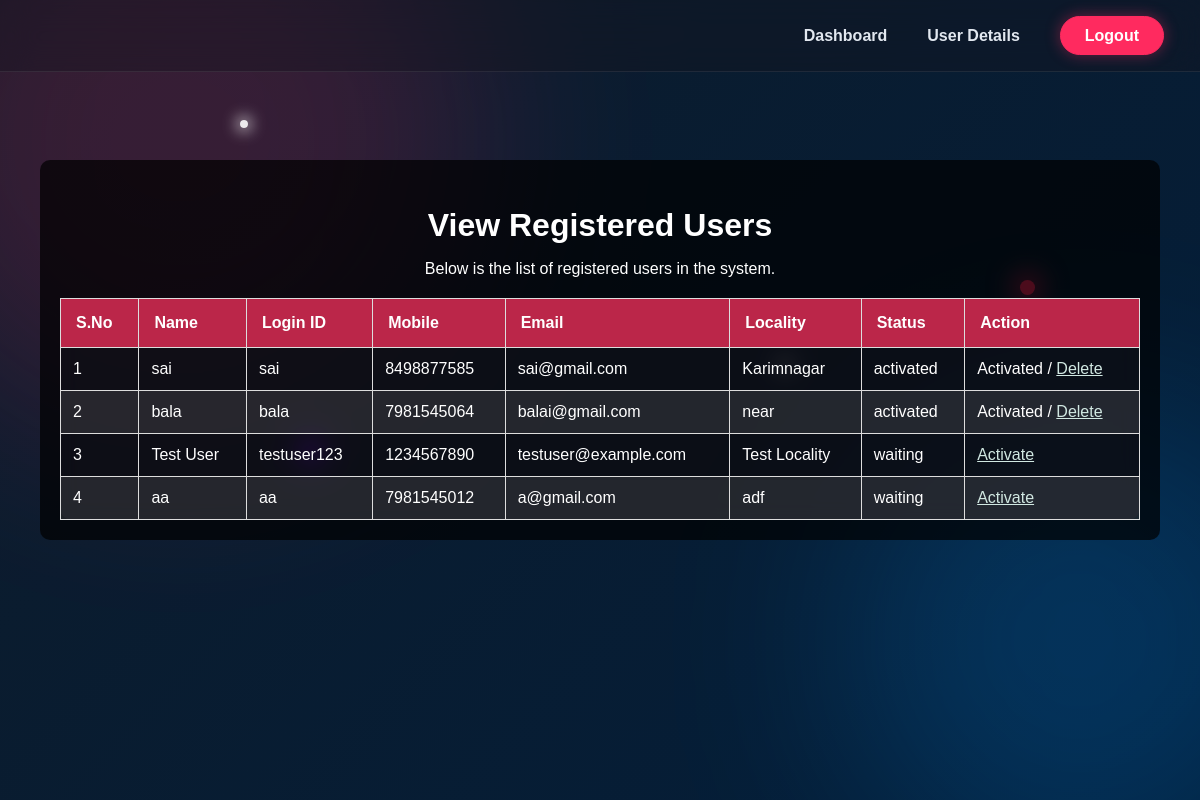
The page /userDetails on the database its author committed.
### users/models.py (models this page shows, shortened)
class UserRegistrationModel(models.Model):
    name = models.CharField(max_length=100)
    loginid = models.CharField(unique=True, max_length=100)
    password = models.CharField(max_length=100)
    mobile = models.CharField(unique=True, max_length=10)  # Adjusted max_length to 10 for mobile numbers
    email = models.EmailField(unique=True, max_length=100)  # Use EmailField for better validation
    locality = models.CharField(max_length=100)
    address = models.TextField(max_length=1000)  # Use TextField for longer addresses
    city = models.CharField(max_length=100)
    state = models.CharField(max_length=100)
    status = models.CharField(max_length=100, default='waiting')
    class Meta:
        db_table = 'user_registrations'

### admins/views.py (the view)
# urls.py: path('userDetails', admins.RegisterUsersView, name='RegisterUsersView'),
def RegisterUsersView(request):
    data = UserRegistrationModel.objects.all()
    return render(request, 'admins/viewregisterusers.html', context={'data': data})

### assets/templates/admins/viewregisterusers.html (shortened to what this page needs)
{% extends 'admins/adminbase.html' %}
{% load static %}
{% block contents %}
<section class="content">
    <div class="container">
        <div class="we-do-details">
            <div class="section-header">
                <h2>View Registered Users</h2>
                <p>Below is the list of registered users in the system.</p>
            </div>
            <table class="table table-bordered">
                <thead>
                    <tr>
                        <th>S.No</th>
                        <th>Name</th>
                        <th>Login ID</th>
                        <th>Mobile</th>
                        <th>Email</th>
                        <th>Locality</th>
                        <th>Status</th>
                        <th>Action</th>
                    </tr>
                </thead>
                <tbody>
                    {% for i in data %}
                    <tr>
                        <td>{{ forloop.counter }}</td>
                        <td>{{ i.name }}</td>
                        <td>{{ i.loginid }}</td>
                        <td>{{ i.mobile }}</td>
                        <td>{{ i.email }}</td>
                        <td>{{ i.locality }}</td>
                        <td>{{ i.status }}</td>
                        <td>
                            {% if i.status == 'waiting' %}
                            <a class="btn-link" href="{% url 'activate_users' %}?uid={{ i.id }}">Activate</a>
                            {% else %}
                            Activated / <a class="btn-link" href="{% url 'delete_users' %}?uid={{ i.id }}">Delete</a>
                            {% endif %}
                        </td>
                    </tr>
                    {% endfor %}
                </tbody>
            </table>
        </div>
    </div>
</section>
{% endblock %}

### assets/templates/admins/adminbase.html (style rules this page uses)
body { margin: 0; padding: 0; font-family: 'Arial', sans-serif; background-color: #080015; color: #fff; overflow-x: hidden; }
table { color: #fff; width: 100%; background: rgba(20, 20, 30, 0.5); backdrop-filter: blur(10px); border-radius: 12px; }
th { background: rgba(255, 42, 95, 0.5); color: white; padding: 15px; }
td { padding: 15px; border-bottom: 1px solid rgba(255, 255, 255, 0.1); }

### rows shown on the page
UserRegistrationModel: name "sai", loginid "sai", mobile "8498877585", email "sai@gmail.com", locality "Karimnagar", status "activated"
UserRegistrationModel: name "bala", loginid "bala", mobile "7981545064", email "balai@gmail.com", locality "near", status "activated"
UserRegistrationModel: name "Test User", loginid "testuser123", mobile "1234567890", email "testuser@example.com", locality "Test Locality", status "waiting"
UserRegistrationModel: name "aa", loginid "aa", mobile "7981545012", email "a@gmail.com", locality "adf", status "waiting"
